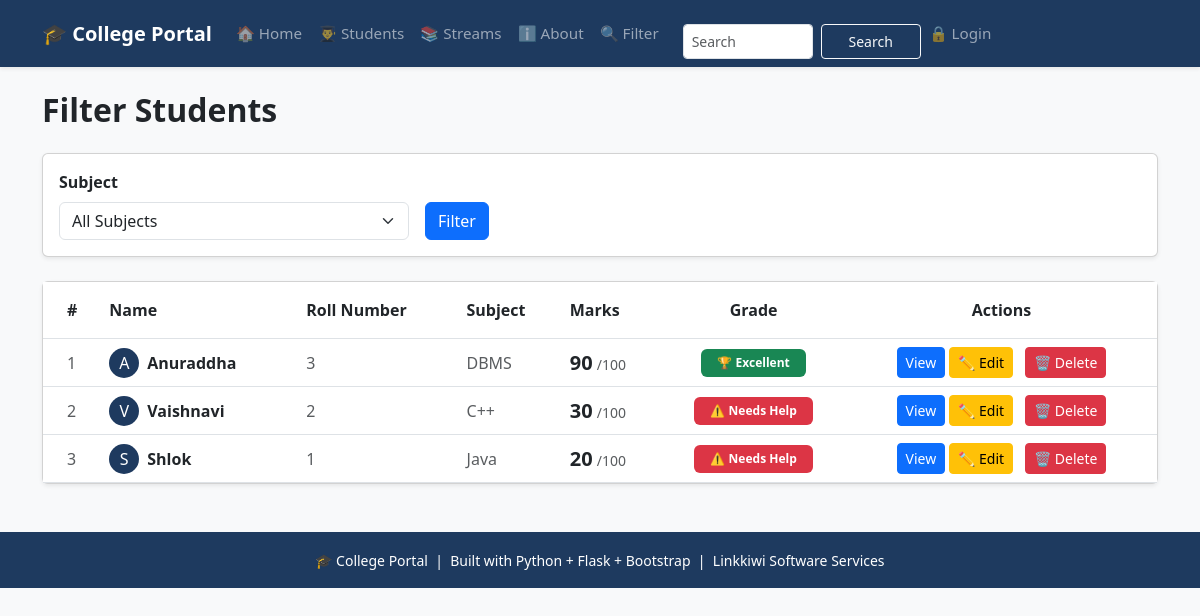
The app's page /filter with its own data.
### tables this page shows
CREATE TABLE students (
                    id INTEGER PRIMARY KEY AUTOINCREMENT,
                    name TEXT NOT NULL,
                    roll INTEGER NOT NULL,
                    marks INTEGER NOT NULL,
                    subject TEXT NOT NULL,
                    attendance INTEGER DEFAULT 0
                 );

### app.py (the view)
@app.route('/filter')
def filter_students():
    subject = request.args.get('subject', '')
    grade = request.args.get('grade', '')
    conn = get_db()
    subjects = conn.execute('''SELECT DISTINCT subject FROM students
                            WHERE subject IS NOT NULL
                            AND subject != ""
                            ORDER BY subject ASC''').fetchall()
    query = 'SELECT * FROM students WHERE 1=1'
    params = []
    if subject:
        query += ' AND subject = ?'
        params.append(subject)
    if grade =='excellent':
        query += ' AND marks >= 90'
    elif grade == 'good':
        query += ' AND marks >= 75 AND marks < 90'
    elif grade == 'average':
        query += ' AND marks >= 60 AND marks < 75'
    elif grade == 'poor':
        query += ' AND marks < 45'
    query += ' ORDER BY id DESC'
    students = conn.execute(query, params).fetchall()
    conn.close()
    return render_template('filter.html', students=students, subjects=subjects, selected_subject=subject, selected_grade=grade)

### database.py (called while the page is built)
def get_db():
   conn = sqlite3.connect(DB_PATH)
   conn.row_factory = sqlite3.Row  # To access columns by name
   return conn

### templates/filter.html (shortened to what this page needs)
{% extends 'base.html' %}
{% block content %}
<h2 class="fw-bold mb-4">Filter Students</h2>
<div class="card mb-4 shadow-sm">
    <div class="card-body">
        <form method="GET" action="{{ url_for('filter_students') }}">
            <div class="row g-3 align-items-end">
                <div class="col-md-4">
                    <label class="form-label fw-bold">Subject</label>
                    <select name="subject" class="form-select">
                        <option value="">All Subjects</option>
                    </select>
                </div>
                <div class="col-md-4">
                    <button type="submit" class="btn btn-primary">Filter</button>
                </div>
            </div>
        </form>
    </div>
</div>
{% if students %}
<div class="card shadow-sm">
    <div class="card-body p-0">
        <div class="table-responsive">
            <table class="table table-hover mb-0">
                <thead style="background-color: #1e3a5f; color:white;">
                    <tr>
                        <th class="py-3 ps-4">#</th>
                        <th class="py-3">Name</th>
                        <th class="py-3">Roll Number</th>
                        <th class="py-3">Subject</th>
                        <th class="py-3">Marks</th>
                        <th class="py-3 text-center">Grade</th>
                        <th class="py-3 text-center">Actions</th>
                    </tr>
                </thead>
                <tbody>
                    {% for student in students %}
                    <tr class="align-middle">
                        <td class="ps-4 text-muted">
                            {{ loop.index }}
                        </td>
                        <td>
                            <div class="d-flex align-items-center">
                                <div class="rounded-circle d-flex justify-content-center align-items-center me-2"
                                     style="width:30px; height:30px; background-color:#1e3a5f; color:white;">
                                    {{ student['name'][0] }}
                                </div>
                                <span class="fw-bold">{{ student['name'] }}</span>
                            </div>
                        </td>
                        <td class="text-muted">{{ student['roll'] }}</td>
                        <td class="text-muted">{{ student['subject'] }}</td>
                        <td>
                            <span class="fw-bold fs-5">{{ student['marks'] }}</span>
                            <span class="text-muted small">/100</span>
                        </td>
                        <td class="text-center">
                            {% if student['marks'] >= 90 %}
                                <span class="badge bg-success px-3 py-2">
                                    🏆 Excellent
                                </span>
                            {% elif student['marks'] >= 75 %}
                                <span class="badge bg-primary px-3 py-2">
                                    👍 Good
                                </span>
                            {% elif student['marks'] >= 60 %}
                                <span class="badge bg-warning text-dark px-3 py-2">
                                    📈 Average
                                </span>
                            {% else %}
                                <span class="badge bg-danger px-3 py-2">
                                    ⚠️ Needs Help
                                </span>
                            {% endif %}
                        </td>
                        <td class="text-center">
                            <a href="{{ url_for('student_detail', id=student['id']) }}"
                           class="btn btn-sm btn-primary">
                            View
                        </a>
                            <a href="{{ url_for('edit_student', id=student['id']) }}"
                               class="btn btn-sm btn btn-sm btn-warning me-2">
                                ✏️ Edit
                            </a>
                            <a href="{{ url_for('delete_student', id=student['id']) }}"
                               class="btn btn btn-sm btn-danger"
                               onclick="return confirm('Are you sure you want to delete this student?');">
                                🗑️ Delete
                            </a>
                        </td>
                    </tr>
                    {% endfor %}
                </tbody>
            </table>
        </div>
    </div>
</div>
{% else %}
<div class="alert alert-info mt-4" role="alert">
    No students found for the selected filter.
</div>
{% endif %}
{% endblock %}

### templates/base.html (style rules this page uses)
:root { --brand: #1e3a5f; }

### records on screen
students: name "A", name "Anuraddha", roll "3", subject "DBMS", marks "90", shows "🏆 Excellent"
students: name "V", name "Vaishnavi", roll "2", subject "C++", marks "30", shows "⚠️ Needs Help"
students: name "S", name "Shlok", roll "1", subject "Java", marks "20", shows "⚠️ Needs Help"
